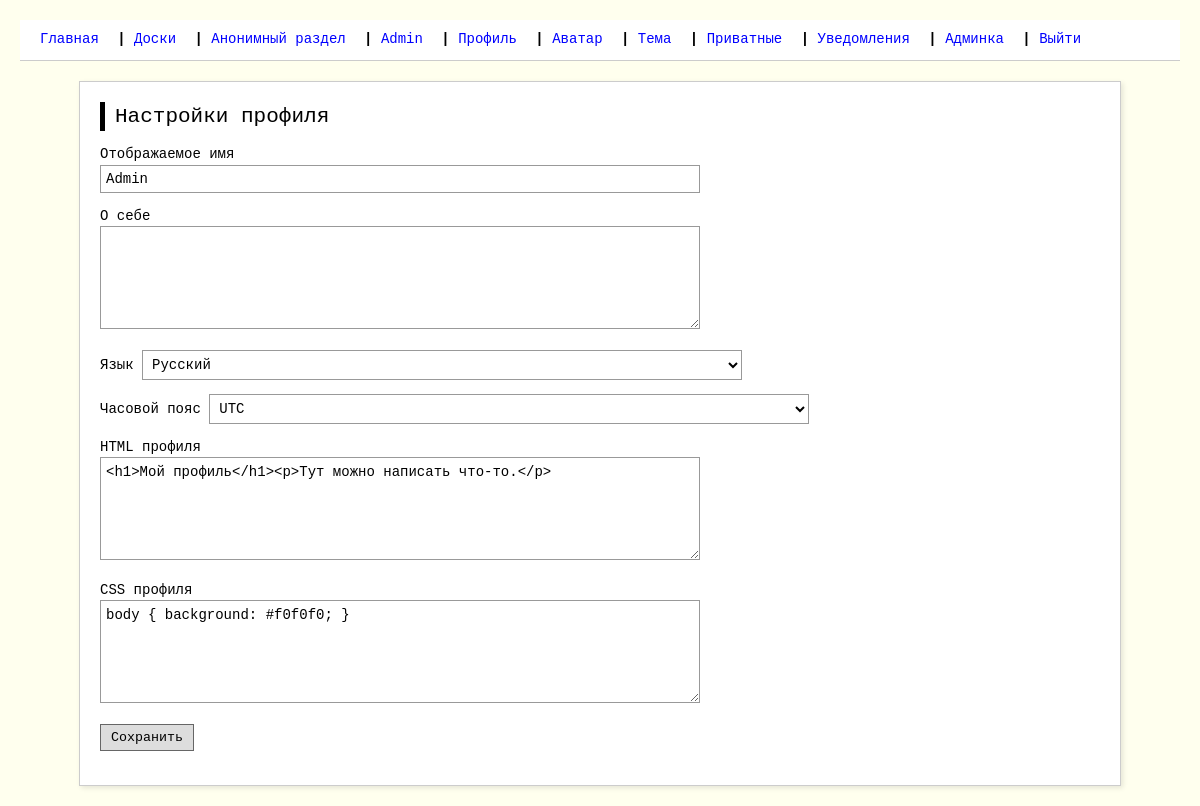
The page /settings/profile (signed in) on the database its author committed.
### models.py (models this page shows, shortened)
class User(UserMixin, db.Model):
    id = db.Column(db.Integer, primary_key=True)
    email = db.Column(db.String(120), unique=True, nullable=False)
    unique_username = db.Column(db.String(80), unique=True, nullable=False)
    display_name = db.Column(db.String(80), nullable=False)
    password_hash = db.Column(db.String(128), nullable=False)
    date_of_birth = db.Column(db.Date, nullable=False)
    is_admin = db.Column(db.Boolean, default=False)
    is_moderator = db.Column(db.Boolean, default=False)
    is_banned = db.Column(db.Boolean, default=False)
    ban_reason = db.Column(db.String(200), nullable=True)
    banned_until = db.Column(db.DateTime, nullable=True)
    menu_texts = db.Column(db.JSON, default=dict)
    bio = db.Column(db.Text, default='')
    language = db.Column(db.String(10), default='ru')
    timezone = db.Column(db.String(50), default='UTC')
    avatar_filename = db.Column(db.String(200), nullable=True)
    avatar_html = db.Column(db.Text, default='<div class="avatar">[Аватар]</div>')
    avatar_css = db.Column(db.Text, default='.avatar { color: #666; font-weight: bold; }')
    theme_html = db.Column(db.Text, default='')
    theme_css = db.Column(db.Text, default='')
    profile_html = db.Column(db.Text, default='<h1>Мой профиль</h1><p>Тут можно написать что-то.</p>')
    profile_css = db.Column(db.Text, default='body { background: #f0f0f0; }')
    two_factor_enabled = db.Column(db.Boolean, default=True)
    created_at = db.Column(db.DateTime, default=lambda: datetime.now(timezone.utc))

### app.py (the view, shortened to what this page needs)
@app.route('/settings/profile', methods=['GET', 'POST'])
@login_required
def settings_profile():
    form = EditProfileForm()
    form.display_name.data = current_user.display_name
    form.bio.data = current_user.bio
    form.language.data = current_user.language
    form.timezone.data = current_user.timezone
    form.profile_html.data = current_user.profile_html
    form.profile_css.data = current_user.profile_css
    return render_template('settings_profile.html', form=form)

### forms.py
class EditProfileForm(FlaskForm):
    display_name = StringField('Отображаемое имя', validators=[DataRequired(), Length(min=3, max=80)])
    bio = TextAreaField('О себе')
    language = SelectField('Язык', choices=[('ru','Русский'),('en','English')], default='ru')
    timezone = SelectField('Часовой пояс', choices=[('UTC','UTC'),('Europe/Moscow','Москва')], default='UTC')
    profile_html = TextAreaField('HTML профиля')
    profile_css = TextAreaField('CSS профиля')

### app.py (called while the page is built, shortened)
@login_manager.user_loader
def load_user(user_id):
    return db.session.get(User, int(user_id))

@app.after_request
def security_headers(response):
    response.headers["Content-Security-Policy"] = (
        "default-src 'self'; "
        "img-src 'self' data: https:; "
        "style-src 'self' 'unsafe-inline'; "
        "script-src 'self';"
    )
    response.headers["X-Frame-Options"] = "SAMEORIGIN"
    response.headers["X-Content-Type-Options"] = "nosniff"
    response.headers["Referrer-Policy"] = "strict-origin-when-cross-origin"
    return response

@app.before_request
def apply_temporary_theme():
    if current_user.is_authenticated:
        temp = session.get('temp_theme')

@app.context_processor
def utility_processor():
    def get_menu_text(key, default):
        if current_user.is_authenticated and current_user.menu_texts:
            return current_user.menu_texts.get(key, default)
        return default
    return dict(get_menu_text=get_menu_text)

### templates/settings_profile.html (shortened to what this page needs)
{% extends "base.html" %}
{% block content %}
<h1>Настройки профиля</h1>
<form method="post">
    <p>{{ form.display_name.label }}<br>{{ form.display_name(size=40) }}</p>
    <p>{{ form.bio.label }}<br>{{ form.bio(cols=60, rows=5) }}</p>
    <p>{{ form.language.label }} {{ form.language() }}</p>
    <p>{{ form.timezone.label }} {{ form.timezone() }}</p>
    <p>{{ form.profile_html.label }}<br>{{ form.profile_html(cols=80, rows=5) }}</p>
    <p>{{ form.profile_css.label }}<br>{{ form.profile_css(cols=80, rows=5) }}</p>
    <p><input type="submit" value="Сохранить"></p>
</form>
{% endblock %}

### templates/base.html (shortened to what this page needs)
<!DOCTYPE html>
<html>
<head>
    <link rel="stylesheet" href="{{ url_for('static', filename='style.css') }}">
</head>
<body>
    <div id="forum-header" class="header">
        <a href="{{ url_for('index') }}">{{ get_menu_text('index', 'Главная') }}</a> |
        <a href="{{ url_for('boards') }}">{{ get_menu_text('boards', 'Доски') }}</a> |
        <a href="{{ url_for('anon_board') }}">{{ get_menu_text('anon_board', 'Анонимный раздел') }}</a> |
        {% if current_user.is_authenticated %}
            <a href="{{ url_for('profile', user_id=current_user.id) }}">
                {{ get_menu_text('profile', current_user.display_name) }}
            </a> |
            <a href="{{ url_for('settings_profile') }}">{{ get_menu_text('settings_profile', 'Профиль') }}</a> |
            <a href="{{ url_for('settings_avatar') }}">{{ get_menu_text('settings_avatar', 'Аватар') }}</a> |
            <a href="{{ url_for('settings_theme') }}">{{ get_menu_text('settings_theme', 'Тема') }}</a> |
            <a href="{{ url_for('private_threads') }}">{{ get_menu_text('private_threads', 'Приватные') }}</a> |
            <a href="{{ url_for('notifications') }}">{{ get_menu_text('notifications', 'Уведомления') }}</a> |
            {% if current_user.is_admin %}
                <a href="{{ url_for('admin.dashboard') }}">{{ get_menu_text('admin', 'Админка') }}</a> |
            {% endif %}
            <a href="{{ url_for('logout') }}">{{ get_menu_text('logout', 'Выйти') }}</a>
        {% else %}
            <a href="{{ url_for('login') }}">{{ get_menu_text('login', 'Вход') }}</a> |
            <a href="{{ url_for('register') }}">{{ get_menu_text('register', 'Регистрация') }}</a>
        {% endif %}
    </div>
    <div class="content">
        {% block content %}{% endblock %}
    </div>
</body>
</html>

### static/style.css (style rules this page uses)
body { background: #ffe; color: #000; font-family: 'Courier New', monospace; font-size: 14px; line-height: 1.4; margin: 0; padding: 20px; }
a { color: #00f; text-decoration: none; }
.header { border-bottom: 2px solid #000; margin-bottom: 20px; padding-bottom: 10px; font-weight: bold; }
.header a { margin-right: 10px; }
.content { max-width: 1000px; margin: 0 auto; background: #fff; padding: 20px; border: 1px solid #ccc; box-shadow: 2px 2px 5px rgba(0,0,0,0.1); }
h1, h2, h3 { margin-top: 0; font-weight: normal; }
h1 { font-size: 1.5em; border-left: 5px solid #000; padding-left: 10px; }
input[type="text"], input[type="email"], input[type="password"], input[type="number"], textarea, select { background: #fff; border: 1px solid #999; padding: 5px; font-family: monospace; font-size: 14px; width: 100%; max-width: 600px; box-sizing: border-box; }
textarea { font-family: monospace; line-height: 1.3; }
input[type="submit"], button { background: #ddd; border: 1px solid #666; padding: 5px 10px; font-family: monospace; cursor: pointer; }

### templates/base.html (style rules this page uses)
body #forum-header.header { display: block !important; background: #fff !important; border-bottom: 1px solid #ccc !important; padding: 10px 20px !important; margin-bottom: 20px !important; visibility: visible !important; opacity: 1 !important; }
body #forum-header.header a { color: #00f !important; font-weight: normal !important; margin-right: 10px !important; text-decoration: none !important; }

### rows shown on the page
User: menu_texts "Главная", menu_texts "Доски", menu_texts "Анонимный раздел", display_name+menu_texts "Admin", menu_texts "Профиль", menu_texts "Аватар", menu_texts "Тема", menu_texts "Приватные", menu_texts "Уведомления", menu_texts "Админка", menu_texts "Выйти", display_name "Admin", language "Русский", timezone "UTC", profile_html "<h1>Мой профиль</h1><p>Тут можно написать что-то.</p>", profile_css "body { background: #f0f0f0; }"
